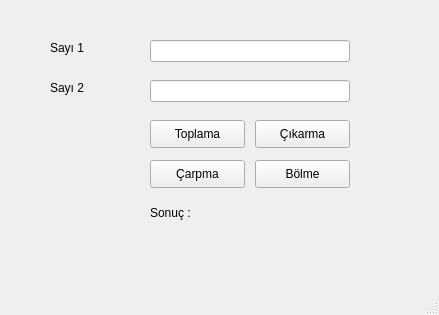
<?xml version="1.0" encoding="UTF-8"?>
<ui version="4.0">
 <class>UI_MainWindow</class>
 <widget class="QMainWindow" name="UI_MainWindow">
  <property name="geometry">
   <rect>
    <x>0</x>
    <y>0</y>
    <width>439</width>
    <height>315</height>
   </rect>
  </property>
  <property name="windowTitle">
   <string>MainWindow</string>
  </property>
  <widget class="QWidget" name="centralwidget">
   <widget class="QLineEdit" name="txt_sayi1">
    <property name="geometry">
     <rect>
      <x>150</x>
      <y>40</y>
      <width>200</width>
      <height>22</height>
     </rect>
    </property>
   </widget>
   <widget class="QLineEdit" name="txt_sayi2">
    <property name="geometry">
     <rect>
      <x>150</x>
      <y>80</y>
      <width>200</width>
      <height>22</height>
     </rect>
    </property>
   </widget>
   <widget class="QLabel" name="label">
    <property name="geometry">
     <rect>
      <x>50</x>
      <y>40</y>
      <width>55</width>
      <height>16</height>
     </rect>
    </property>
    <property name="text">
     <string>Sayı 1</string>
    </property>
   </widget>
   <widget class="QLabel" name="label_2">
    <property name="geometry">
     <rect>
      <x>50</x>
      <y>80</y>
      <width>55</width>
      <height>16</height>
     </rect>
    </property>
    <property name="text">
     <string>Sayı 2</string>
    </property>
   </widget>
   <widget class="QPushButton" name="btn_toplama">
    <property name="geometry">
     <rect>
      <x>150</x>
      <y>120</y>
      <width>95</width>
      <height>28</height>
     </rect>
    </property>
    <property name="text">
     <string>Toplama</string>
    </property>
   </widget>
   <widget class="QPushButton" name="btn_cikarma">
    <property name="geometry">
     <rect>
      <x>255</x>
      <y>120</y>
      <width>95</width>
      <height>28</height>
     </rect>
    </property>
    <property name="text">
     <string>Çıkarma</string>
    </property>
   </widget>
   <widget class="QPushButton" name="btn_carpma">
    <property name="geometry">
     <rect>
      <x>150</x>
      <y>160</y>
      <width>95</width>
      <height>28</height>
     </rect>
    </property>
    <property name="text">
     <string>Çarpma</string>
    </property>
   </widget>
   <widget class="QPushButton" name="btn_bolme">
    <property name="geometry">
     <rect>
      <x>255</x>
      <y>160</y>
      <width>95</width>
      <height>28</height>
     </rect>
    </property>
    <property name="text">
     <string>Bölme</string>
    </property>
   </widget>
   <widget class="QLabel" name="lbl_sonuc">
    <property name="geometry">
     <rect>
      <x>150</x>
      <y>200</y>
      <width>200</width>
      <height>25</height>
     </rect>
    </property>
    <property name="text">
     <string>Sonuç :</string>
    </property>
   </widget>
  </widget>
  <widget class="QMenuBar" name="menubar">
   <property name="geometry">
    <rect>
     <x>0</x>
     <y>0</y>
     <width>439</width>
     <height>26</height>
    </rect>
   </property>
  </widget>
  <widget class="QStatusBar" name="statusbar"/>
 </widget>
 <resources/>
 <connections/>
</ui>
